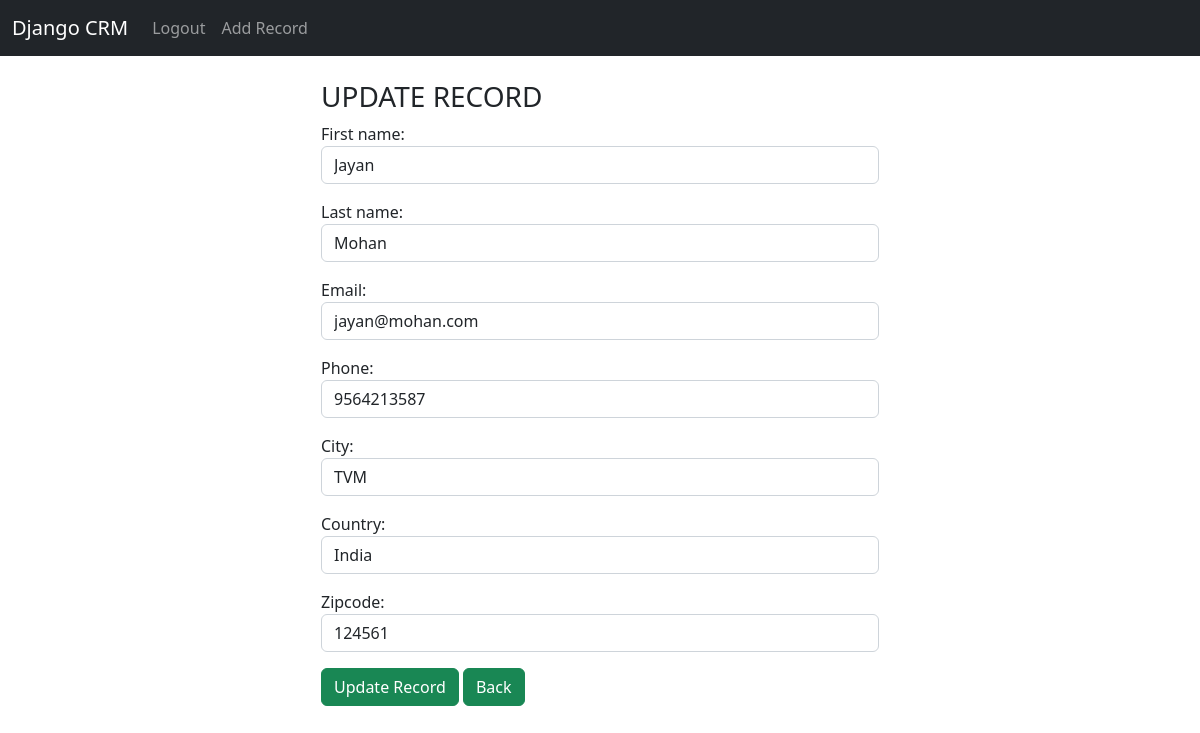
Page /update_record/3 (signed in) on the committed database.
### crm/models.py (models this page shows, shortened)
class Records(models.Model):
    created_at = models.DateTimeField(auto_now_add=True)
    first_name = models.CharField(max_length=20)
    last_name = models.CharField(max_length=30)
    email = models.EmailField()
    phone = models.CharField(max_length=15)
    city = models.CharField(max_length=40)
    country = models.CharField(max_length=40)
    zipcode = models.CharField(max_length=30)
    class Meta:
        verbose_name_plural = 'Records'

### crm/views.py (the view)
# urls.py: path('update_record/<int:pk>', views.update_record, name='update_record'),
def update_record(request,pk):
    if request.user.is_authenticated:
        current_user = Records.objects.get(id=pk)
        form = AddRecordForm(request.POST or None, instance=current_user)
        if form.is_valid():
            form.save()
            messages.success(request, 'Record Updated...')
            return redirect('index')
        else:
            return render(request,'update.html',{'form':form})
    else:
        messages.error(request,'You Must Be Logged in to update records...')
        return redirect('index')

### crm/forms.py
class AddRecordForm(forms.ModelForm):
    first_name = forms.CharField(required=True, widget=forms.widgets.TextInput(attrs={'placeholder':'First Name','class':'form-control'}))
    last_name = forms.CharField(required=True, widget=forms.widgets.TextInput(attrs={'placeholder':'Last Name','class':'form-control'}))
    email = forms.CharField(required=True, widget=forms.widgets.TextInput(attrs={'placeholder':'Email','class':'form-control'}))
    phone = forms.CharField(required=True, widget=forms.widgets.TextInput(attrs={'placeholder':'Phone','class':'form-control'}))
    city = forms.CharField(required=True, widget=forms.widgets.TextInput(attrs={'placeholder':'City','class':'form-control'}))
    country = forms.CharField(required=True, widget=forms.widgets.TextInput(attrs={'placeholder':'Country','class':'form-control'}))
    zipcode = forms.CharField(required=True, widget=forms.widgets.TextInput(attrs={'placeholder':'Zipcode','class':'form-control'}))
    class Meta:
        model = Records
        fields = '__all__'

### templates/update.html (shortened to what this page needs)
{% extends 'base.html' %}
{% block content %}
<div class="col-md-6 offset-md-3">
    <h3>UPDATE RECORD</h3>
    <form  method="post">
        {{form.as_p}}
        <button type="submit" class="btn btn-success">Update Record</button>
        <a href="{% url 'index' %}"  class="btn btn-success">Back</a>
    </form>
</div>
{% endblock %}

### rows in the picture
Records: first_name "Jayan", last_name "Mohan", email "jayan@mohan.com", phone "9564213587", city "TVM", country "India", zipcode "124561"
